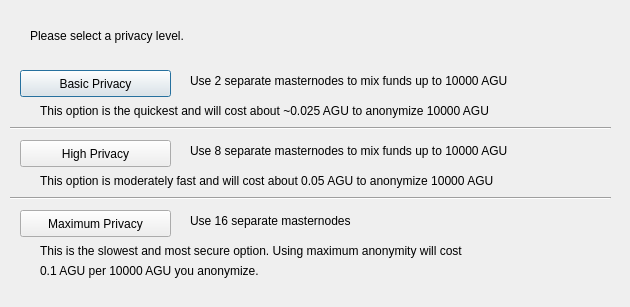
<?xml version="1.0" encoding="UTF-8"?>
<ui version="4.0">
 <class>ObfuscationConfig</class>
 <widget class="QDialog" name="ObfuscationConfig">
  <property name="geometry">
   <rect>
    <x>0</x>
    <y>0</y>
    <width>630</width>
    <height>307</height>
   </rect>
  </property>
  <property name="windowTitle">
   <string>Configure Obfuscation</string>
  </property>
  <widget class="QPushButton" name="buttonBasic">
   <property name="geometry">
    <rect>
     <x>20</x>
     <y>70</y>
     <width>151</width>
     <height>27</height>
    </rect>
   </property>
   <property name="text">
    <string>Basic Privacy</string>
   </property>
  </widget>
  <widget class="QPushButton" name="buttonHigh">
   <property name="geometry">
    <rect>
     <x>20</x>
     <y>140</y>
     <width>151</width>
     <height>27</height>
    </rect>
   </property>
   <property name="text">
    <string>High Privacy</string>
   </property>
  </widget>
  <widget class="QPushButton" name="buttonMax">
   <property name="geometry">
    <rect>
     <x>20</x>
     <y>210</y>
     <width>151</width>
     <height>27</height>
    </rect>
   </property>
   <property name="text">
    <string>Maximum Privacy</string>
   </property>
  </widget>
  <widget class="QLabel" name="label">
   <property name="geometry">
    <rect>
     <x>30</x>
     <y>20</y>
     <width>571</width>
     <height>31</height>
    </rect>
   </property>
   <property name="text">
    <string>Please select a privacy level.</string>
   </property>
  </widget>
  <widget class="QLabel" name="label_2">
   <property name="geometry">
    <rect>
     <x>190</x>
     <y>70</y>
     <width>421</width>
     <height>21</height>
    </rect>
   </property>
   <property name="text">
    <string>Use 2 separate masternodes to mix funds up to 10000 AGU</string>
   </property>
  </widget>
  <widget class="QLabel" name="label_3">
   <property name="geometry">
    <rect>
     <x>190</x>
     <y>140</y>
     <width>411</width>
     <height>21</height>
    </rect>
   </property>
   <property name="text">
    <string>Use 8 separate masternodes to mix funds up to 10000 AGU</string>
   </property>
  </widget>
  <widget class="QLabel" name="label_4">
   <property name="geometry">
    <rect>
     <x>190</x>
     <y>210</y>
     <width>421</width>
     <height>21</height>
    </rect>
   </property>
   <property name="text">
    <string>Use 16 separate masternodes</string>
   </property>
  </widget>
  <widget class="QLabel" name="label_6">
   <property name="geometry">
    <rect>
     <x>40</x>
     <y>100</y>
     <width>561</width>
     <height>21</height>
    </rect>
   </property>
   <property name="text">
    <string>This option is the quickest and will cost about ~0.025 AGU to anonymize 10000 AGU</string>
   </property>
  </widget>
  <widget class="QLabel" name="label_7">
   <property name="geometry">
    <rect>
     <x>40</x>
     <y>170</y>
     <width>561</width>
     <height>21</height>
    </rect>
   </property>
   <property name="text">
    <string>This option is moderately fast and will cost about 0.05 AGU to anonymize 10000 AGU</string>
   </property>
  </widget>
  <widget class="QLabel" name="label_8">
   <property name="geometry">
    <rect>
     <x>40</x>
     <y>240</y>
     <width>561</width>
     <height>21</height>
    </rect>
   </property>
   <property name="text">
    <string>This is the slowest and most secure option. Using maximum anonymity will cost</string>
   </property>
  </widget>
  <widget class="QLabel" name="label_9">
   <property name="geometry">
    <rect>
     <x>40</x>
     <y>260</y>
     <width>561</width>
     <height>21</height>
    </rect>
   </property>
   <property name="text">
    <string>0.1 AGU per 10000 AGU you anonymize.</string>
   </property>
  </widget>
  <widget class="Line" name="line">
   <property name="geometry">
    <rect>
     <x>10</x>
     <y>120</y>
     <width>601</width>
     <height>16</height>
    </rect>
   </property>
   <property name="orientation">
    <enum>Qt::Horizontal</enum>
   </property>
  </widget>
  <widget class="Line" name="line_2">
   <property name="geometry">
    <rect>
     <x>10</x>
     <y>190</y>
     <width>601</width>
     <height>16</height>
    </rect>
   </property>
   <property name="orientation">
    <enum>Qt::Horizontal</enum>
   </property>
  </widget>
 </widget>
 <resources/>
 <connections/>
</ui>
